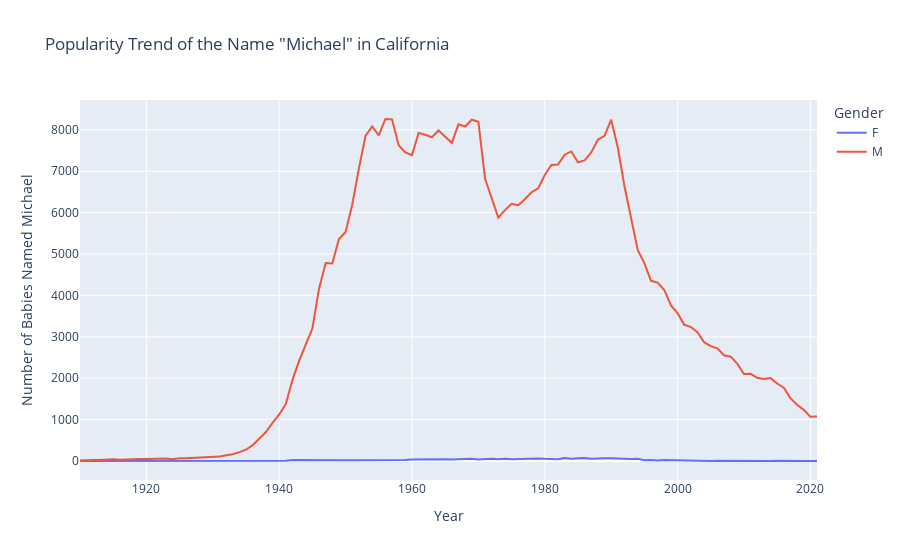
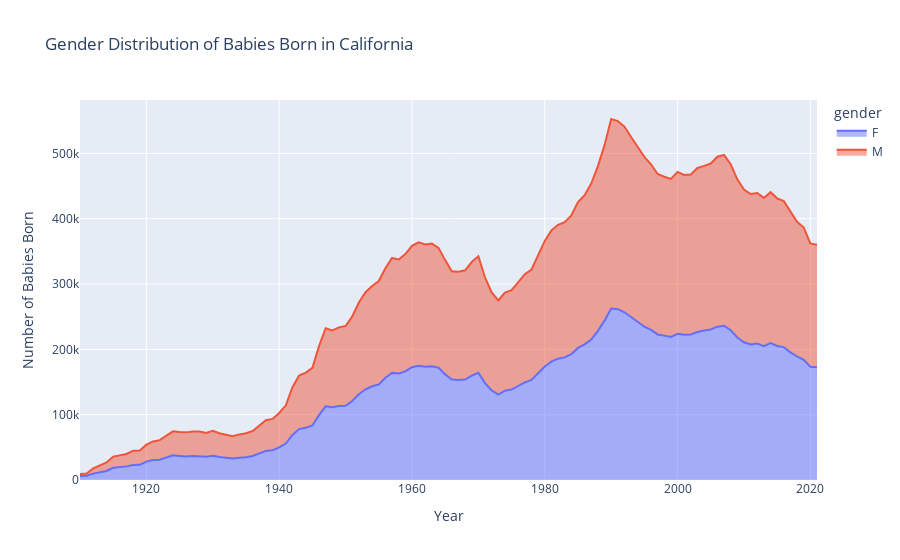
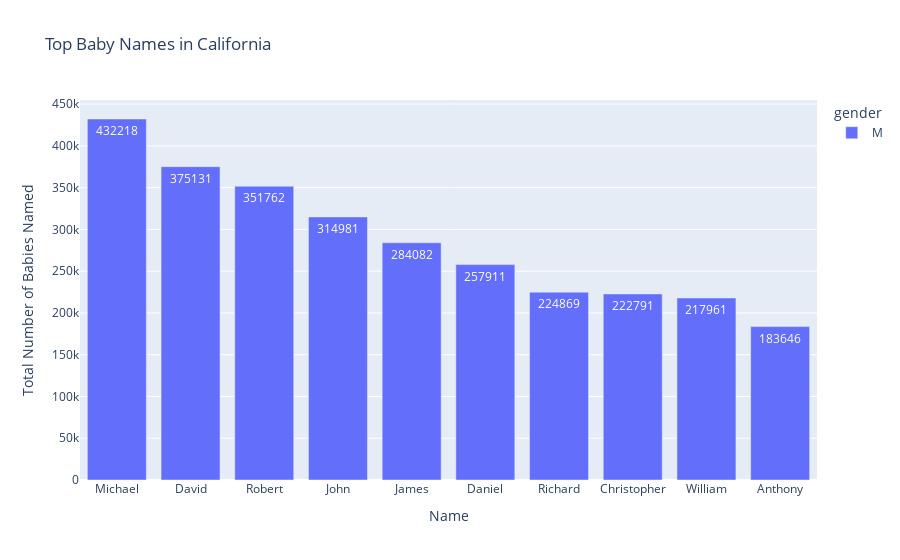
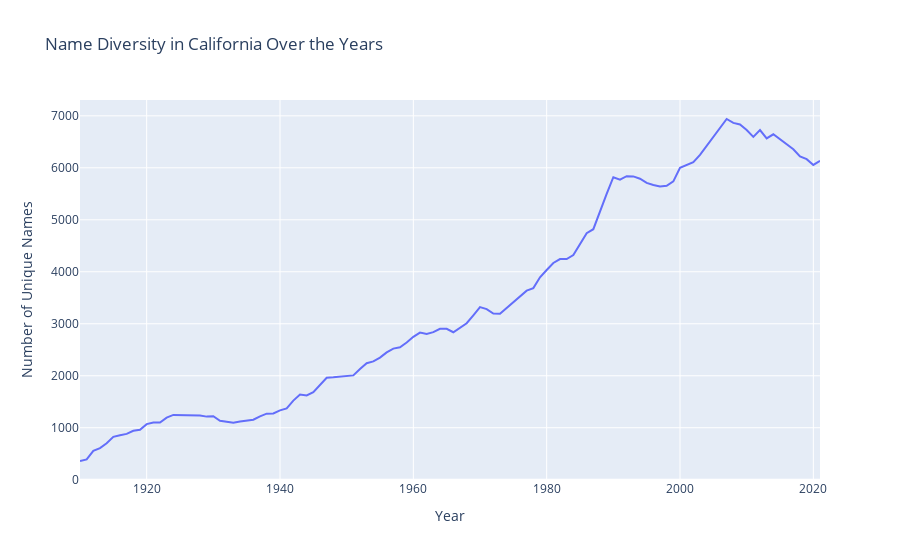

The cell these charts' notebook holds for them, in order:
### Code cell
# Importing Plotly for interactive visualizations
import plotly.express as px
# 1. Name Popularity Trends in California for 'Michael'
fig1 = px.line(popularity_trend_michael.reset_index(), x='year', y=['F', 'M'], title='Popularity Trend of the Name "Michael" in California', labels={'value': 'Number of Babies', 'variable': 'Gender', 'year': 'Year'})
fig1.update_layout(xaxis_title='Year', yaxis_title='Number of Babies Named Michael')
# 2. Gender Distribution in California
gender_distribution_ca_melted = gender_distribution_ca.reset_index().melt(id_vars='year', value_vars=['F', 'M'], var_name='gender', value_name='count')
fig2 = px.area(gender_distribution_ca_melted, x='year', y='count', color='gender', title='Gender Distribution of Babies Born in California')
fig2.update_layout(xaxis_title='Year', yaxis_title='Number of Babies Born')
# 3. Top Names in California
fig3 = px.bar(top_names_ca, x='name', y='number', color='gender', title='Top Baby Names in California', text='number')
fig3.update_layout(xaxis_title='Name', yaxis_title='Total Number of Babies Named')
# 4. Name Diversity in California
fig4 = px.line(name_diversity_ca.reset_index(), x='year', y='name', title='Name Diversity in California Over the Years')
fig4.update_layout(xaxis_title='Year', yaxis_title='Number of Unique Names')
# Displaying the plots
fig1.show()
fig2.show()
fig3.show()
fig4.show()

### Figure 1 — Plotly figure (JSON) as saved in the notebook; plotly's stock layout.template omitted (floating-point values rounded to 4 significant figures)
{"data": [{"hovertemplate": "Gender=F<br>Year=%{x}<br>Number of Babies=%{y}<extra></extra>", "legendgroup": "F", "line": {"color": "#636efa", "dash": "solid"}, "marker": {"symbol": "circle"}, "mode": "lines", "name": "F", "orientation": "v", "showlegend": true, "type": "scatter", "x": [1910, 1911, 1912, 1913, 1914, 1915, 1916, 1917, 1918, 1919, 1920, 1921, 1922, 1923, 1924, 1925, 1926, 1927, 1928, 1929, 1930, 1931, 1932, 1933, 1934, 1935, 1936, 1937, 1938, 1939, 1940, 1941, 1942, 1943, 1944, 1945, 1946, 1947, 1948, 1949, 1950, 1951, 1952, 1953, 1954, 1955, 1956, 1957, 1958, 1959, 1960, 1961, 1962, 1963, 1964, 1965, 1966, 1967, 1968, 1969, 1970, 1971, 1972, 1973, 1974, 1975, 1976, 1977, 1978, 1979, 1980, 1981, 1982, 1983, 1984, 1985, 1986, 1987, 1988, 1989, 1990, 1991, 1992, 1993, 1994, 1995, 1996, 1997, 1998, 1999, 2000, 2001, 2002, 2003, 2004, 2005, 2006, 2007, 2008, 2009, 2010, 2011, 2012, 2013, 2014, 2015, 2016, 2017, 2018, 2019, 2020, 2021], "xaxis": "x", "y": [0, 0, 0, 0, 0, 0, 0, 0, 0, 0, 0, 0, 0, 0, 0, 0, 0, 0, 0, 0, 0, 0, 0, 0, 0, 0, 0, 0, 7, 9, 12, 8, 25, 22, 20, 22, 25, 20, 15, 20, 18, 19, 18, 23, 25, 28, 15, 21, 23, 23, 34, 38, 42, 45, 36, 44, 36, 48, 47, 55, 39, 52, 57, 45, 56, 45, 53, 63, 64, 62, 53, 55, 42, 70, 52, 64, 74, 55, 66, 65, 68, 55, 54, 46, 52, 20, 27, 13, 24, 19, 17, 12, 10, 9, 10, 0, 9, 7, 0, 0, 0, 0, 0, 0, 0, 5, 0, 0, 0, 0, 0, 0], "yaxis": "y"}, {"hovertemplate": "Gender=M<br>Year=%{x}<br>Number of Babies=%{y}<extra></extra>", "legendgroup": "M", "line": {"color": "#EF553B", "dash": "solid"}, "marker": {"symbol": "circle"}, "mode": "lines", "name": "M", "orientation": "v", "showlegend": true, "type": "scatter", "x": [1910, 1911, 1912, 1913, 1914, 1915, 1916, 1917, 1918, 1919, 1920, 1921, 1922, 1923, 1924, 1925, 1926, 1927, 1928, 1929, 1930, 1931, 1932, 1933, 1934, 1935, 1936, 1937, 1938, 1939, 1940, 1941, 1942, 1943, 1944, 1945, 1946, 1947, 1948, 1949, 1950, 1951, 1952, 1953, 1954, 1955, 1956, 1957, 1958, 1959, 1960, 1961, 1962, 1963, 1964, 1965, 1966, 1967, 1968, 1969, 1970, 1971, 1972, 1973, 1974, 1975, 1976, 1977, 1978, 1979, 1980, 1981, 1982, 1983, 1984, 1985, 1986, 1987, 1988, 1989, 1990, 1991, 1992, 1993, 1994, 1995, 1996, 1997, 1998, 1999, 2000, 2001, 2002, 2003, 2004, 2005, 2006, 2007, 2008, 2009, 2010, 2011, 2012, 2013, 2014, 2015, 2016, 2017, 2018, 2019, 2020, 2021], "xaxis": "x", "y": [13, 10, 23, 24, 35, 42, 33, 32, 35, 47, 48, 52, 58, 59, 45, 69, 67, 73, 86, 94, 109, 106, 140, 162, 215, 276, 380, 541, 701, 920, 1124, 1379, 1959, 2417, 2795, 3203, 4164, 4781, 4771, 5364, 5533, 6190, 7064, 7853, 8083, 7865, 8262, 8250, 7630, 7457, 7390, 7927, 7880, 7821, 7984, 7836, 7685, 8134, 8081, 8244, 8197, 6824, 6344, 5880, 6060, 6215, 6180, 6322, 6491, 6587, 6909, 7151, 7160, 7399, 7478, 7216, 7261, 7453, 7761, 7857, 8247, 7572, 6638, 5847, 5098, 4782, 4353, 4311, 4132, 3759, 3572, 3295, 3237, 3109, 2870, 2774, 2723, 2555, 2520, 2349, 2101, 2107, 2011, 1983, 2002, 1871, 1772, 1520, 1358, 1236, 1070, 1078], "yaxis": "y"}], "layout": {"autosize": true, "legend": {"title": {"text": "Gender"}, "tracegroupgap": 0}, "title": {"text": "Popularity Trend of the Name \"Michael\" in California"}, "xaxis": {"anchor": "y", "autorange": true, "domain": [0, 1], "range": [1910, 2021], "title": {"text": "Year"}, "type": "linear"}, "yaxis": {"anchor": "x", "autorange": true, "domain": [0, 1], "range": [-459, 8721], "title": {"text": "Number of Babies Named Michael"}, "type": "linear"}}}

### Figure 2 — Plotly figure (JSON) as saved in the notebook; plotly's stock layout.template omitted (floating-point values rounded to 4 significant figures)
{"data": [{"fillpattern": {"shape": ""}, "hovertemplate": "gender=F<br>year=%{x}<br>count=%{y}<extra></extra>", "legendgroup": "F", "line": {"color": "#636efa"}, "marker": {"symbol": "circle"}, "mode": "lines", "name": "F", "orientation": "v", "showlegend": true, "stackgroup": "1", "type": "scatter", "x": [1910, 1911, 1912, 1913, 1914, 1915, 1916, 1917, 1918, 1919, 1920, 1921, 1922, 1923, 1924, 1925, 1926, 1927, 1928, 1929, 1930, 1931, 1932, 1933, 1934, 1935, 1936, 1937, 1938, 1939, 1940, 1941, 1942, 1943, 1944, 1945, 1946, 1947, 1948, 1949, 1950, 1951, 1952, 1953, 1954, 1955, 1956, 1957, 1958, 1959, 1960, 1961, 1962, 1963, 1964, 1965, 1966, 1967, 1968, 1969, 1970, 1971, 1972, 1973, 1974, 1975, 1976, 1977, 1978, 1979, 1980, 1981, 1982, 1983, 1984, 1985, 1986, 1987, 1988, 1989, 1990, 1991, 1992, 1993, 1994, 1995, 1996, 1997, 1998, 1999, 2000, 2001, 2002, 2003, 2004, 2005, 2006, 2007, 2008, 2009, 2010, 2011, 2012, 2013, 2014, 2015, 2016, 2017, 2018, 2019, 2020, 2021], "xaxis": "x", "y": [5950, 6602, 9804, 11860, 13815, 18643, 19555, 20864, 23052, 23289, 28136, 30479, 30917, 34123, 37891, 36915, 36129, 36783, 36751, 35733, 37250, 35101, 34228, 32894, 34210, 34916, 36816, 40591, 44516, 45619, 49924, 55734, 69017, 77973, 79836, 83506, 99286, 112884, 111416, 113221, 113540, 120927, 131350, 138847, 143489, 146162, 156441, 163954, 162926, 166317, 172642, 175037, 173460, 174107, 171881, 161664, 153728, 152931, 153801, 159863, 164025, 148402, 137068, 130786, 136620, 138446, 143870, 149564, 153324, 163311, 173704, 181272, 185732, 187700, 192582, 202220, 207669, 215090, 228386, 243981, 262392, 261491, 256740, 249579, 242466, 234571, 229760, 222831, 220985, 219046, 223787, 222258, 222701, 226618, 228771, 230356, 234696, 236180, 229238, 218210, 210884, 207511, 208960, 204977, 209465, 205133, 203453, 195466, 189066, 183982, 173428, 172693], "yaxis": "y"}, {"fillpattern": {"shape": ""}, "hovertemplate": "gender=M<br>year=%{x}<br>count=%{y}<extra></extra>", "legendgroup": "M", "line": {"color": "#EF553B"}, "marker": {"symbol": "circle"}, "mode": "lines", "name": "M", "orientation": "v", "showlegend": true, "stackgroup": "1", "type": "scatter", "x": [1910, 1911, 1912, 1913, 1914, 1915, 1916, 1917, 1918, 1919, 1920, 1921, 1922, 1923, 1924, 1925, 1926, 1927, 1928, 1929, 1930, 1931, 1932, 1933, 1934, 1935, 1936, 1937, 1938, 1939, 1940, 1941, 1942, 1943, 1944, 1945, 1946, 1947, 1948, 1949, 1950, 1951, 1952, 1953, 1954, 1955, 1956, 1957, 1958, 1959, 1960, 1961, 1962, 1963, 1964, 1965, 1966, 1967, 1968, 1969, 1970, 1971, 1972, 1973, 1974, 1975, 1976, 1977, 1978, 1979, 1980, 1981, 1982, 1983, 1984, 1985, 1986, 1987, 1988, 1989, 1990, 1991, 1992, 1993, 1994, 1995, 1996, 1997, 1998, 1999, 2000, 2001, 2002, 2003, 2004, 2005, 2006, 2007, 2008, 2009, 2010, 2011, 2012, 2013, 2014, 2015, 2016, 2017, 2018, 2019, 2020, 2021], "xaxis": "x", "y": [3213, 3381, 8142, 10234, 13111, 17192, 17946, 19052, 21640, 21831, 26006, 28506, 30090, 33794, 36561, 36581, 36783, 37426, 37513, 36381, 38053, 36364, 35296, 34001, 35583, 36684, 38115, 43147, 47104, 47847, 52701, 58561, 73012, 81839, 84510, 88252, 105655, 119423, 117610, 120404, 122045, 129543, 140332, 148639, 153616, 158414, 167784, 176015, 174608, 179563, 185891, 188879, 187006, 187785, 183508, 174915, 165698, 165899, 167243, 173818, 178406, 161635, 150172, 144257, 150339, 152077, 158682, 165453, 168914, 179741, 192270, 200871, 204842, 206905, 212362, 223343, 228285, 238729, 252172, 268628, 290221, 287817, 284275, 275385, 266817, 260049, 253520, 245573, 243304, 241784, 247836, 244654, 245018, 251003, 252078, 254097, 260225, 261410, 254069, 242042, 233681, 230233, 230351, 226869, 231107, 226038, 223379, 215369, 206085, 202522, 188752, 187304], "yaxis": "y"}], "layout": {"autosize": true, "legend": {"title": {"text": "gender"}, "tracegroupgap": 0}, "title": {"text": "Gender Distribution of Babies Born in California"}, "xaxis": {"anchor": "y", "autorange": true, "domain": [0, 1], "range": [1910, 2021], "title": {"text": "Year"}, "type": "linear"}, "yaxis": {"anchor": "x", "autorange": true, "domain": [0, 1], "range": [0, 581700.0], "title": {"text": "Number of Babies Born"}, "type": "linear"}}}

### Figure 3 — Plotly figure (JSON) as saved in the notebook; plotly's stock layout.template omitted (floating-point values rounded to 4 significant figures)
{"data": [{"alignmentgroup": "True", "hovertemplate": "gender=M<br>name=%{x}<br>number=%{text}<extra></extra>", "legendgroup": "M", "marker": {"color": "#636efa", "pattern": {"shape": ""}}, "name": "M", "offsetgroup": "M", "orientation": "v", "showlegend": true, "text": [432218, 375131, 351762, 314981, 284082, 257911, 224869, 222791, 217961, 183646], "textposition": "auto", "type": "bar", "x": ["Michael", "David", "Robert", "John", "James", "Daniel", "Richard", "Christopher", "William", "Anthony"], "xaxis": "x", "y": [432218, 375131, 351762, 314981, 284082, 257911, 224869, 222791, 217961, 183646], "yaxis": "y"}], "layout": {"autosize": true, "barmode": "relative", "legend": {"title": {"text": "gender"}, "tracegroupgap": 0}, "title": {"text": "Top Baby Names in California"}, "xaxis": {"anchor": "y", "autorange": true, "domain": [0, 1], "range": [-0.5, 9.5], "title": {"text": "Name"}, "type": "category"}, "yaxis": {"anchor": "x", "autorange": true, "domain": [0, 1], "range": [0, 455000.0], "title": {"text": "Total Number of Babies Named"}, "type": "linear"}}}

### Figure 4 — Plotly figure (JSON) as saved in the notebook; plotly's stock layout.template omitted (floating-point values rounded to 4 significant figures)
{"data": [{"hovertemplate": "year=%{x}<br>name=%{y}<extra></extra>", "legendgroup": "", "line": {"color": "#636efa", "dash": "solid"}, "marker": {"symbol": "circle"}, "mode": "lines", "name": "", "orientation": "v", "showlegend": false, "type": "scatter", "x": [1910, 1911, 1912, 1913, 1914, 1915, 1916, 1917, 1918, 1919, 1920, 1921, 1922, 1923, 1924, 1925, 1926, 1927, 1928, 1929, 1930, 1931, 1932, 1933, 1934, 1935, 1936, 1937, 1938, 1939, 1940, 1941, 1942, 1943, 1944, 1945, 1946, 1947, 1948, 1949, 1950, 1951, 1952, 1953, 1954, 1955, 1956, 1957, 1958, 1959, 1960, 1961, 1962, 1963, 1964, 1965, 1966, 1967, 1968, 1969, 1970, 1971, 1972, 1973, 1974, 1975, 1976, 1977, 1978, 1979, 1980, 1981, 1982, 1983, 1984, 1985, 1986, 1987, 1988, 1989, 1990, 1991, 1992, 1993, 1994, 1995, 1996, 1997, 1998, 1999, 2000, 2001, 2002, 2003, 2004, 2005, 2006, 2007, 2008, 2009, 2010, 2011, 2012, 2013, 2014, 2015, 2016, 2017, 2018, 2019, 2020, 2021], "xaxis": "x", "y": [360, 391, 554, 609, 701, 824, 857, 882, 942, 961, 1069, 1101, 1100, 1194, 1247, 1246, 1240, 1236, 1237, 1214, 1222, 1135, 1118, 1094, 1120, 1131, 1154, 1220, 1270, 1274, 1335, 1372, 1522, 1638, 1621, 1684, 1825, 1962, 1971, 1984, 1990, 2007, 2131, 2241, 2276, 2348, 2449, 2522, 2547, 2639, 2749, 2830, 2804, 2838, 2904, 2902, 2837, 2919, 3010, 3162, 3321, 3283, 3198, 3193, 3300, 3415, 3527, 3637, 3686, 3895, 4034, 4170, 4245, 4245, 4322, 4535, 4741, 4819, 5167, 5497, 5819, 5772, 5838, 5835, 5791, 5710, 5668, 5639, 5653, 5740, 6001, 6047, 6108, 6247, 6417, 6579, 6772, 6939, 6865, 6834, 6728, 6594, 6727, 6565, 6645, 6551, 6440, 6358, 6219, 6167, 6056, 6134], "yaxis": "y"}], "layout": {"autosize": true, "legend": {"tracegroupgap": 0}, "title": {"text": "Name Diversity in California Over the Years"}, "xaxis": {"anchor": "y", "autorange": true, "domain": [0, 1], "range": [1910, 2021], "title": {"text": "Year"}, "type": "linear"}, "yaxis": {"anchor": "x", "autorange": true, "domain": [0, 1], "range": [-5.5, 7304.0], "title": {"text": "Number of Unique Names"}, "type": "linear"}}}
